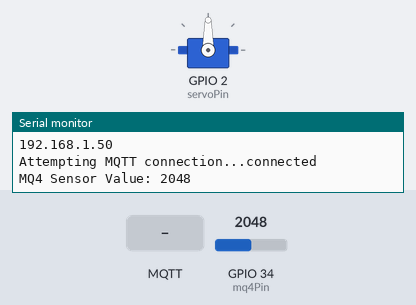
Recording of a sketch running on a simulated ESP32. Parts: servo, the last lines printed to the serial monitor. Inputs (shaded band) come from the test bench; at power-on: GPIO 34 (mq4Pin) = 2048. WiFi joins after 1.5 s; servers stay silent unless stated; random numbers use the default seed unless the sketch sets one; no MQTT or app messages arrive unless stated.

Above: at 2.7 s.
2.8 s: MQTT message "device/servo" arrives on the first subscribed topic
At 3.7 s:
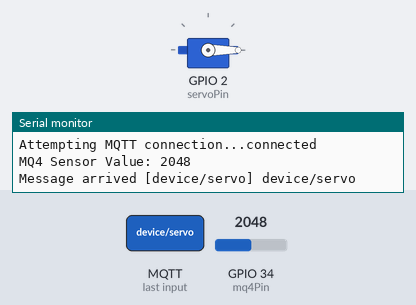
4.3 s: MQTT message "1" arrives on the first subscribed topic
At 4.8 s:
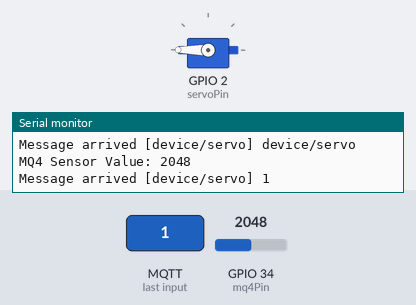
5.8 s: MQTT message "0" arrives on the first subscribed topic
At 7.1 s:
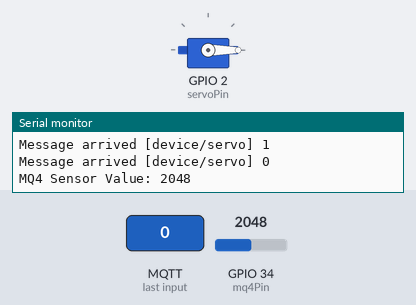
Timing chart, 0 to 8.8 s (numbered marks = the images above; inputs shaded):
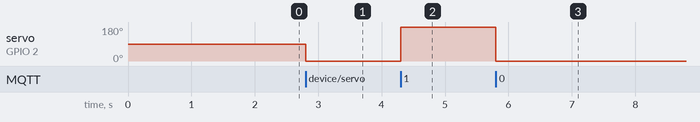

The sketch:

iotProject.ino
```cpp
#include <WiFi.h>
#include <PubSubClient.h>
#include <ESP32Servo.h>

// Update these with values suitable for your network.
const char* ssid = "D";
const char* password = "55555555";
const char* mqtt_server = "test.mosquitto.org";  // test.mosquitto.org

WiFiClient espClient;
PubSubClient client(espClient);
unsigned long lastMsg = 0;

const int servoPin = 2;  // Servo pin
const int mq4Pin = 34;   // MQ4 sensor pin

Servo myServo;

void setup_wifi() {
  delay(10);
  // We start by connecting to a WiFi network
  Serial.println();
  Serial.print("Connecting to ");
  Serial.println(ssid);

  WiFi.mode(WIFI_STA);
  WiFi.begin(ssid, password);

  while (WiFi.status() != WL_CONNECTED) {
    delay(500);
    Serial.print(".");
  }

  randomSeed(micros());

  Serial.println("");
  Serial.println("WiFi connected");
  Serial.println("IP address: ");
  Serial.println(WiFi.localIP());
}

void callback(char* topic, byte* payload, unsigned int length) {
  Serial.print("Message arrived [");
  Serial.print(topic);
  Serial.print("] ");
  for (int i = 0; i < length; i++) {
    Serial.print((char)payload[i]);
  }
  Serial.println();

  // Check which servo action is being controlled based on the topic
  if (strcmp(topic, "device/servo") == 0) {
    // Control the servo
    if ((char)payload[0] == '1') {
      myServo.write(180);   // Move servo to 90 degrees
    } else {
      myServo.write(0);    // Move servo to 0 degrees
    }
  }
}

void reconnect() {
  // Loop until we're reconnected
  while (!client.connected()) {
    Serial.print("Attempting MQTT connection...");
    // Create a random client ID
    String clientId = "ESP32Client-";
    clientId += String(random(0xffff), HEX);
    // Attempt to connect
    if (client.connect(clientId.c_str())) {
      Serial.println("connected");
      // Once connected, publish an announcement...
      client.publish("device/temp", "MQTT Server is Connected");
      // ... and resubscribe
      client.subscribe("device/servo");
    } else {
      Serial.print("failed, rc=");
      Serial.print(client.state());
      Serial.println(" try again in 5 seconds");
      // Wait 5 seconds before retrying
      delay(5000);
    }
  }
}

void setup() {
  myServo.attach(servoPin); // Initialize the servo pin
  pinMode(mq4Pin, INPUT);   // Initialize MQ4 sensor pin as input
  Serial.begin(115200);
  setup_wifi();
  client.setServer(mqtt_server, 1883);
  client.setCallback(callback);
}

void loop() {
  if (!client.connected()) {
    reconnect();
  }
  client.loop();

  unsigned long now = millis();
  if (now - lastMsg > 2000) {
    lastMsg = now;
    int mq4Value = analogRead(mq4Pin);
    Serial.print("MQ4 Sensor Value: ");
    Serial.println(mq4Value);
    char msg[50];
    snprintf(msg, sizeof(msg), "MQ4: %d", mq4Value);
    client.publish("device/mq4", msg);  // Publish MQ4 sensor data to MQTT topic
  }
}
```

Measured:
- after the input at 2.8 s, servo on GPIO 2 (servoPin): 90° → 0° at once
- after the input at 4.3 s, servo on GPIO 2 (servoPin): 0° → 180° at once
- after the input at 5.8 s, servo on GPIO 2 (servoPin): 180° → 0° at once
